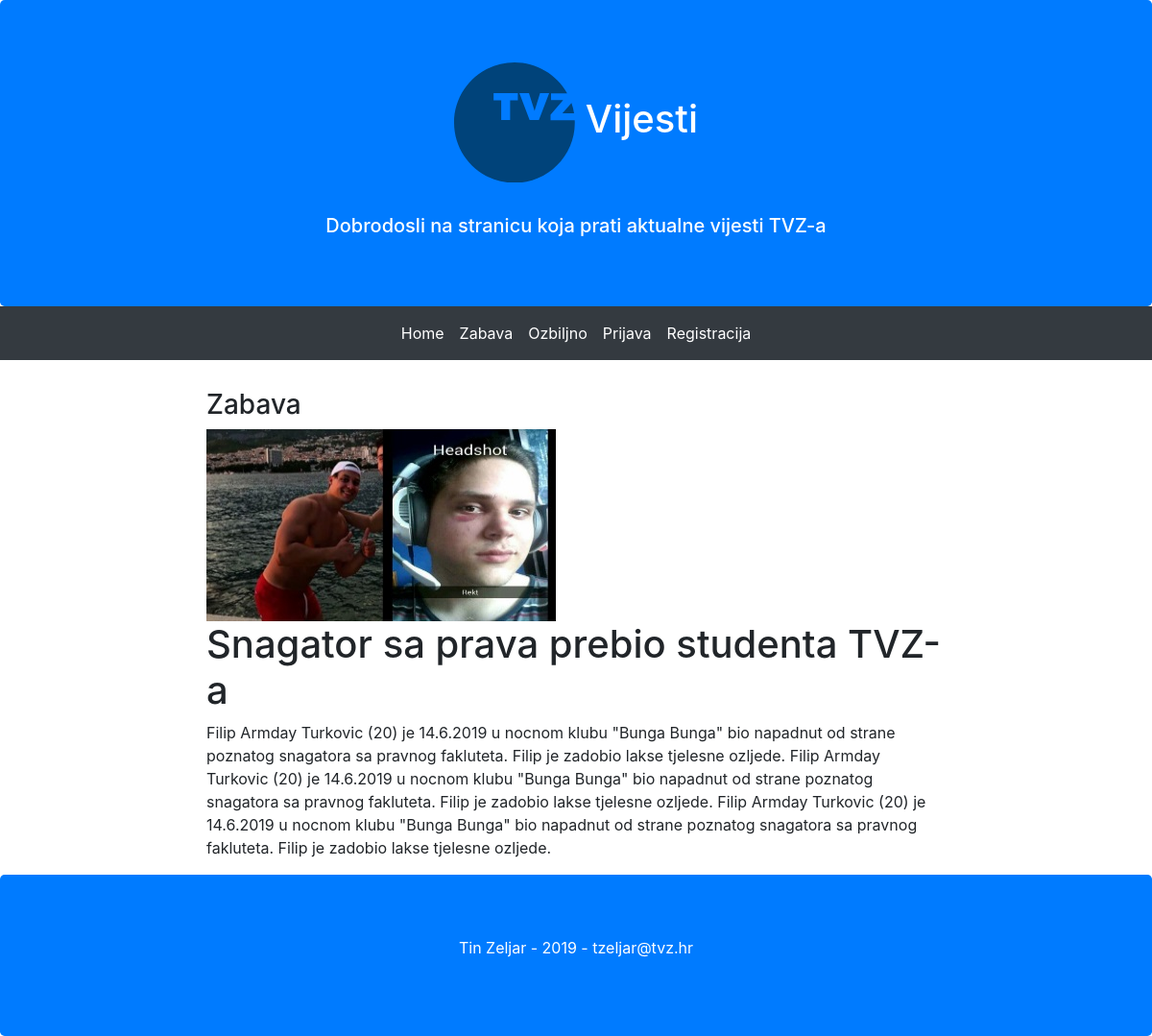
The app's page /article.php?id=4 with its own data.
### tables this page shows
CREATE TABLE `clanak` (
  `id` int(11) NOT NULL,
  `datum` varchar(32) DEFAULT NULL,
  `naslov` varchar(64) DEFAULT NULL,
  `sazetak` text,
  `tekst` text,
  `slika` varchar(64) DEFAULT NULL,
  `kategorija` varchar(64) DEFAULT NULL,
  `arhiva` tinyint(1) DEFAULT NULL
);

### article.php (the view, shortened to what this page needs)
<?php
include "connect.php";
$id = $_GET['id'];
$stmt = $dbc->prepare("SELECT * FROM clanak WHERE id = ?") or die("Prepare failed");
$stmt->bind_param("s", $id) or die("Failed bind");
$stmt->execute() or die("Failed execute");
$result = $stmt->get_result();
?>
<!DOCTYPE html>
<html lang="en">
<head>
  <link rel="stylesheet" href="https://maxcdn.bootstrapcdn.com/bootstrap/4.3.1/css/bootstrap.min.css">
</head>
<body>
<div class="jumbotron text-center bg-primary" style="margin-bottom:0">
  <h1 class="text-white"><img src="images/tvz-logo.svg" class="img-fluid" alt="Responsive image"> Vijesti</h1>
  <br>
  <h5 class="text-white">Dobrodosli na stranicu koja prati aktualne vijesti TVZ-a</h5>
</div>
<nav class="navbar navbar-expand-sm bg-dark justify-content-center">
    <ul class="navbar-nav">
      <li class="nav-item">
        <a class="nav-link text-white" href="index.php">Home</a>
      </li>
      <li class="nav-item">
          <a class="nav-link text-white" href="kategorija.php?id=Zabava">Zabava</a>
      </li>
      <li class="nav-item">
          <a class="nav-link text-white" href="kategorija.php?id=Ozbiljno">Ozbiljno</a>
      </li>
      <?php
            if(isset($_SESSION['user']) && !empty($_SESSION['user'])) {
              $user = $_SESSION["user"];
              if($_SESSION["razina_prava"] == 1){
                echo("
                <li class='nav-item'>
                <a class='nav-link text-white' href='administracija.php'>Adminin panel</a>
                </li>
                ");
              }
              echo("
              <li class='nav-item'>
              <a class='nav-link text-white' href='unos.php'>Unos</a>
              </li>
              <li class='nav-item'>
              <a class='nav-link text-white' href='logoff.php'>Prijavljeni ste kao $user kliknite ovdje za odjavu</a>
              </li>
              ");
           }
           else{
            echo("
            <li class='nav-item'>
              <a class='nav-link text-white' href='login.php'>Prijava</a>
            </li>
            <li class='nav-item'>
              <a class='nav-link text-white' href='register.php'>Registracija</a>
            </li>
            ");
          }
       ?>
    </ul>
</nav>
<div class="container-fluid text-center" style="margin-top: 30px">
        <div class="row content">
          <div class="col-sm-2 sidenav"></div>
          <div class="col-sm-8 text-left">
            <?php
            $row = mysqli_fetch_array($result) or die("Failed fetch");
            $kategorija = $row["kategorija"];
            $slika = $row["slika"];
            $naslov = $row["naslov"];
            $tekst = $row["tekst"];
            echo("
            <h3>$kategorija</h3>
            <img src='$slika' class='img-fluid' alt='Responsive image'>
            <h1>$naslov</h1>
            <p>$tekst</p>
            ");
            ?>
          </div>
          <div class="col-sm-2 sidenav"></div>
        </div>
</div>
<div class="jumbotron text-center bg-primary" style="margin-bottom:0">
  <p class="text-white">Tin Zeljar - 2019 - tzeljar@tvz.hr</p>
</div>
</body>

### records on screen
clanak: kategorija "Zabava", slika (picture), naslov "Snagator sa prava prebio studenta TVZ-a", tekst "Filip Armday Turkovic (20) je 14.6.2019 u nocnom klubu \"Bunga Bunga\" bio napadnut od strane poznatog snagatora sa pravnog fakluteta. Filip je zadobio lakse tjelesne ozljede. Filip Armday Turkovic (20) je 14.6.2019 u nocnom klubu \"Bunga Bunga\" bio napadnut od strane poznatog snagatora sa pravnog fakluteta. Filip je zadobio lakse tjelesne ozljede. Filip Armday Turkovic (20) je 14.6.2019 u nocnom klubu \"Bunga Bunga\" bio napadnut od strane poznatog snagatora sa pravnog fakluteta. Filip je zadobio lakse tjelesne ozljede."
